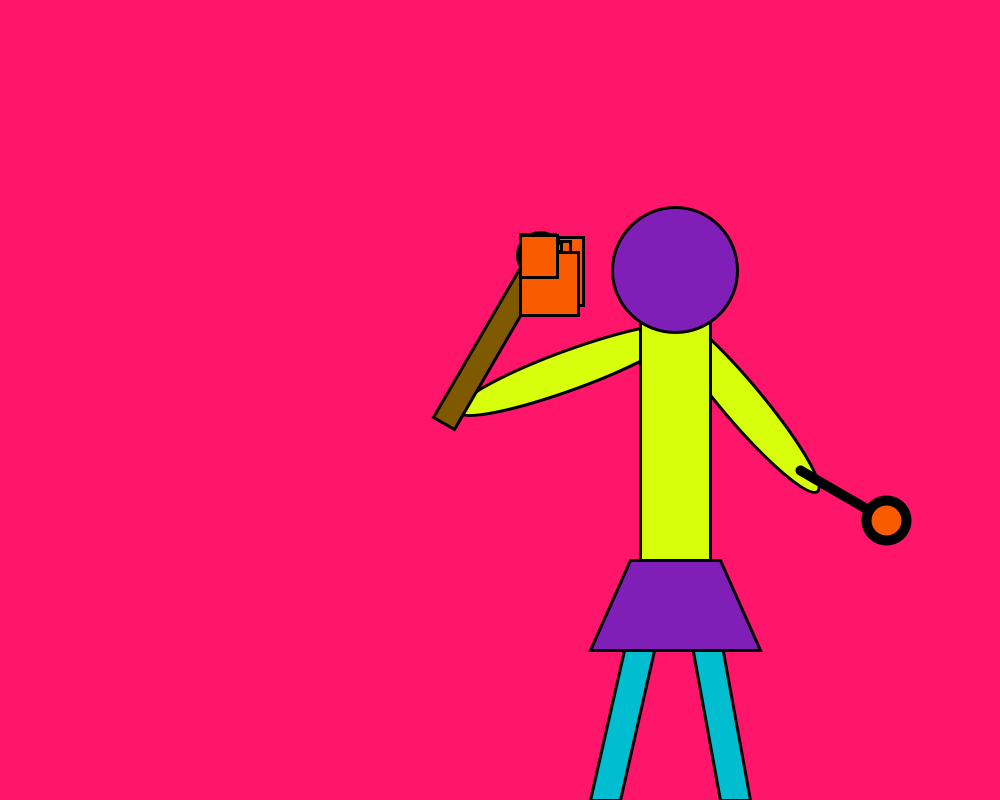
Frame 1 (no input)
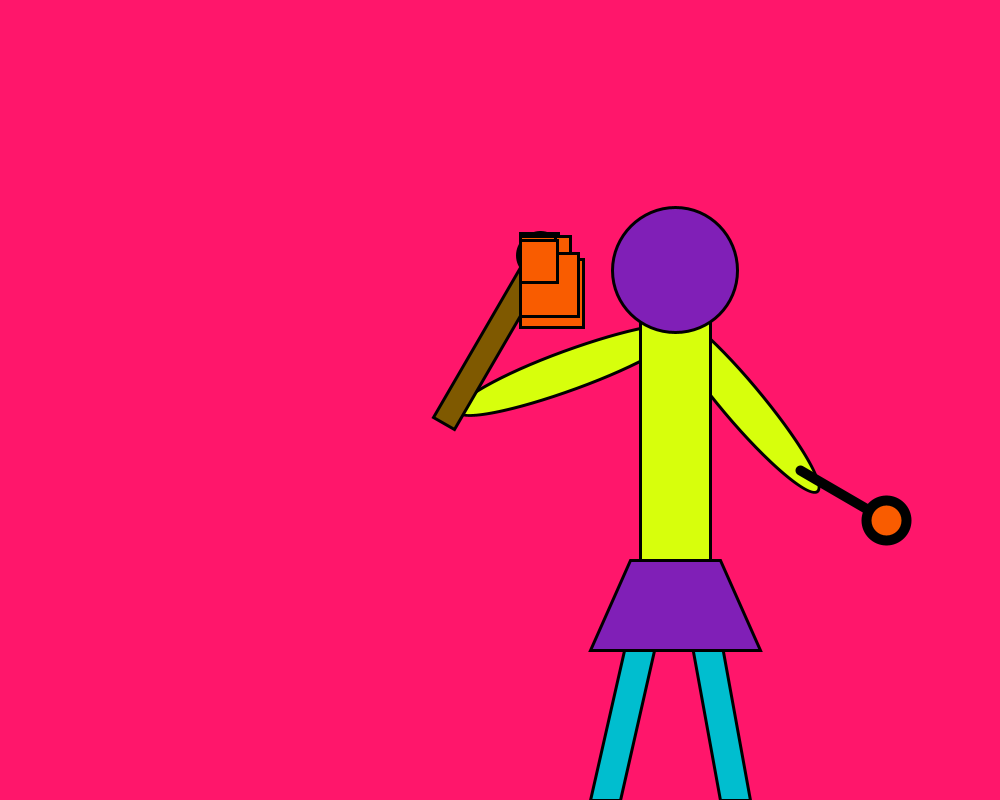
Frame 60 (the mouse pressed at the canvas centre just before this capture)
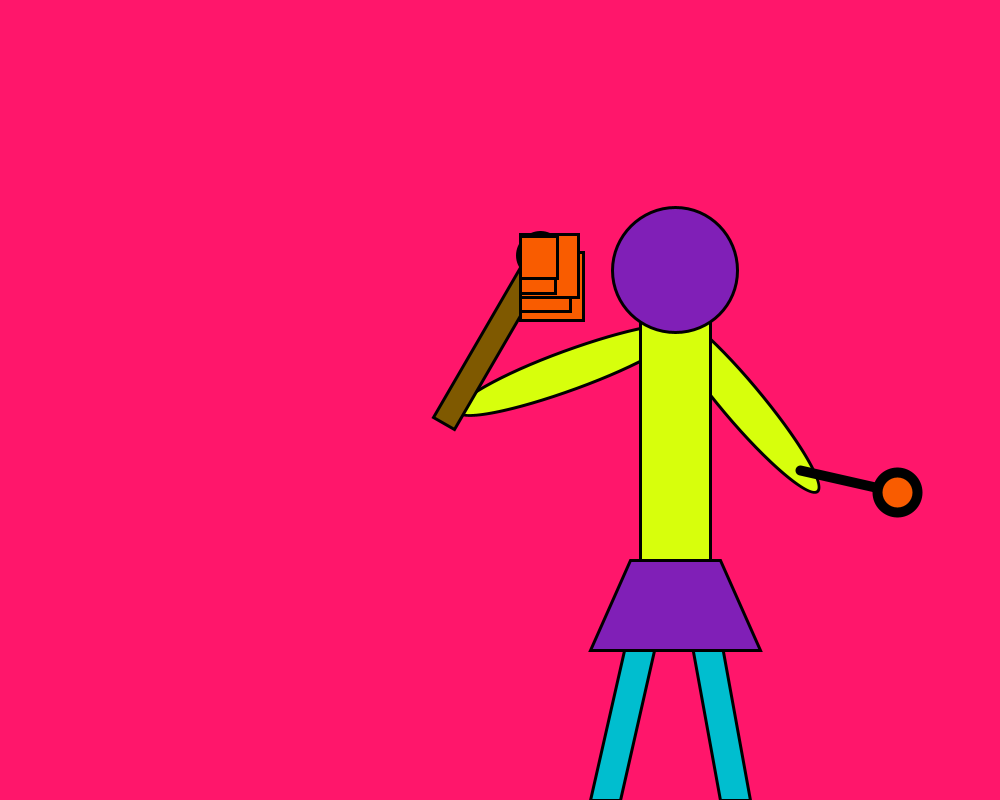
Frame 120 (the mouse held since frame 60 and released just before this capture)

The Processing sketch that drew these frames (run headless with seeded random() and noise(); from frame 60 on, the mouse is pressed at the canvas centre):

// Processing sketch: f17magd150lab07_Horaitis_zip
// ── f17magd150lab07_Horaitis_zip.pde
FireBreath [] fire = new FireBreath[10];

PVector Fposition;
PVector Fvelocity; 

void setup(){
  size(1000,800);
  
  colorMode(RGB,255,255,255,100);
  
  for(int i = 0; i < fire.length; i++){
    fire[i] = new FireBreath();
  }
}

void draw(){
  background(255,22,107);
  strokeWeight(3);
  arms_stick();
  Fbreather();
  
  for(int i = 0; i < fire.length; i++){
    fire[i].update();
    fire[i].display();
  }
  PVector mouse = new PVector(mouseX,mouseY);
  PVector center = new PVector(800,470);
  
  mouse.sub(center);
  mouse.normalize();
  mouse.mult(-100);
  
  float m =mouse.mag();
  translate(800,470);
  stroke(0);
  strokeWeight(10);
  line(0,0,mouse.x,mouse.y);
  ellipse(mouse.x,mouse.y,40,40);
} 

void Fbreather(){
  
 fill(215,2189,12);
 rect(640,280,70,300);
 fill(0,190,207);
 quad(680,580,710,580,750,800,720,800);
 quad(640,580,670,580,620,800,590,800);
 fill(128,31,183);
 ellipse(675,270,125,125);
 quad(630,560,720,560,760,650,590,650);
 
 fill(249,92,0);
 ellipse(540,255,45,45);
}

void arms_stick(){
  pushMatrix();
  translate(740,400);
  rotate(radians(50));
  fill(215,2189,12);
  ellipse(0,0,240,40);
  popMatrix();
  
  pushMatrix();
  translate(570,370);
  rotate(radians(160));
  ellipse(0,0,240,40);
  popMatrix();
 
  pushMatrix();
  translate(530,250);
  rotate(radians(30));
  fill(127,89,0);
  rect(0,0,25,193);
  popMatrix();
}
// ── fireClass.pde
class FireBreath{
  float Xposition = random(520,540);
  float Yposition = random(230,260);
  int speed = round(random(25,65));
  
  void update(){
    Xposition = Xposition - speed;
    
    if(Xposition > 2/width){
      Xposition = 520;
      Yposition = random(230,260);
   }
 }
  
  void display(){
    rect(Xposition,Yposition,speed,speed+5);
  }
}
